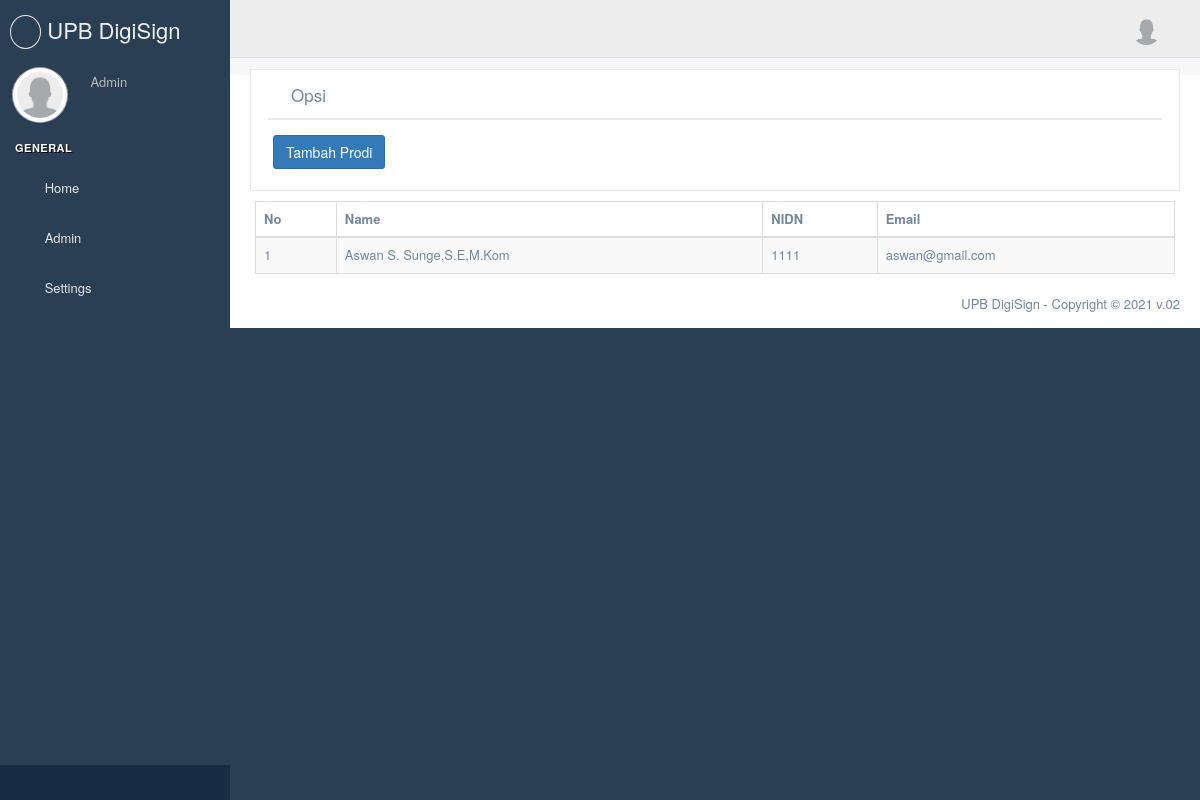
The page /admin/data_prodi (signed in) on the database its author committed.
### app/models/Users.py (models this page shows, shortened)
class User(UserMixin, db.Model):
    __tablename__ = 'users'
    id = db.Column(db.Integer, primary_key=True)
    email = db.Column(db.String(64), unique=True, index=True)
    nomor = db.Column(db.String(64), unique=True, index=True)
    name = db.Column(db.String(64), index=True)
    p_profile = db.Column(db.String(128), index=True)
    signature = db.Column(db.String(128), index=True)
    sertifikat = db.Column(db.String(128), index=True)
    key_sertifikat = db.Column(db.String(128), index=True)
    password_sertifikat = db.Column(db.String(128))
    password_hash = db.Column(db.String(128))
    role_id = db.Column(db.Integer, db.ForeignKey('roles.id'))
    confirmed = db.Column(db.Boolean, default=False)
    doc =  db.relationship('fileModel', backref='doc', lazy='dynamic')#child of doc
    skrip =  db.relationship('Skripsi', backref='skrip', lazy='dynamic')#child of doc
    @property
    def password(self):
        raise AttributeError('password is not a readable attribute')
    def can(self, perm):
        return self.role is not None and self.role.has_permission(perm)

### app/routes.py (the view)
@app.route('/admin/data_prodi')
@login_required
@check_confirmed
@permission_required(Permission.ADMIN)
def all_prodi():
    prodi = User.query.filter_by(role_id=3)
    return render_template('admin/data_prodi/index.html', data = prodi)

### app/models/Users.py (called while the page is built)
@login_manager.user_loader
def load_user(user_id):
    return User.query.get(int(user_id))

    def has_permission(self, perm):
        return self.permissions & perm == perm

### app/templates/admin/data_prodi/index.html (shortened to what this page needs)
{% extends "base_site.html" %}  {% block stylesheets %} {{ super() }} {% endblock stylesheets %} {%
block content %}
<div class="right_col" role="main">
  <div class="">
      <div class="page-title">
          <div class="col-md-12">
      </div>
      <div class="x_panel">
        <div class="x_title">
          <h2><i class="fa fa-cog"></i> Opsi</h2>
          <ul class="nav navbar-right panel_toolbox">
            <li><a class="collapse-link"><i class="fa fa-chevron-up"></i></a>
            </li>
            <li class="dropdown">
              <a href="#" class="dropdown-toggle" data-toggle="dropdown" role="button" aria-haspopup="true" aria-expanded="false"><i class="fa fa-wrench"></i></a>
            </li>
            <li><a class="close-link"><i class="fa fa-close"></i></a>
            </li>
          </ul>
          <div class="clearfix"></div>
        </div>
        <div class="x_content">
          <button type="button" class="btn btn-primary" data-toggle="modal" data-target=".bs-example-modal-lg">Tambah Prodi</button>
        </div>
      </div>
      <div class="row">
        <div class="row">
          <div class="col-sm-12">
            <div class="card-box table-responsive">
              <div id="datatable-buttons_wrapper" class="dataTables_wrapper container-fluid dt-bootstrap no-footer">
                <table id="datatable-buttons" class="table table-striped table-bordered dataTable no-footer dtr-inline"
                  style="width: 100%;" role="grid" aria-describedby="datatable-buttons_info">
                  <thead>
                    <tr role="row">
                      <th>No</th>
                      <th >Name
                      </th>
                      <th >NIDN</th>
                      <th >Email</th>
                    </tr>
                  </thead>
                  <tbody>
                    {% for i in data %}
                    <tr role="row" class="odd">
                      <td>{{loop.index}}</td>
                      <td tabindex="0" class="sorting_1">{{i.name}}</td>
                      <td>{{i.nomor}}</td>
                      <td>{{i.email}}</td>
                    </tr>
                   {% endfor %}
                  </tbody>
                </table>
                </div>
              </div>
            </div>
          </div>
        </div>
      </div>
    </div>
</div>
{% endblock content %}

### app/templates/site_template/sidebar.html (shortened to what this page needs)
<div class="left_col scroll-view">
  <div class="navbar nav_title" style="border: 0">
    <a href="" class="site_title">
      <i class="fas fa-signature"></i> <span>UPB DigiSign</span></a
    >
  </div>
  <div class="profile clearfix">
    <div class="profile_pic">
      {% if current_user.p_profile is none %}
      <img
        src="{{ url_for('static', filename='images/user.png')}}"
        alt="..."
        class="img-circle profile_img"
      />
      {% else %}
      <img
        src="{{ url_for('static', filename='uploads/photos/')}}{{ current_user.p_profile }}"
        alt="..."
        class="img-circle profile_img"
      />
      {% endif %}
    </div>
    <div class="profile_info">
      <span>{{ current_user.name }}</span>
    </div>
  </div>
  <br />
  <div id="sidebar-menu" class="main_menu_side hidden-print main_menu">
    <div class="menu_section">
      <h3>General</h3>
      <ul class="nav side-menu">
        <li>
          <a href="/dashboard"><i class="fa fa-home"></i> Home </a>
        </li>
         {% if current_user.role.name=='Administrator' %}
        <li>
          <a
            ><i class="fa fa-user"></i> Admin
            <span class="fa fa-chevron-down"></span
          ></a>
        </li>
        {% endif %}
        <li>
          <a href="#"
            ><i class="fa fa-gear"></i> Settings
            <span class="fa fa-chevron-down"></span>
          </a>
        </li>
      </ul>
    </div>
  </div>
  <div class="sidebar-footer hidden-small">
    <a data-toggle="tooltip" data-placement="top" title="Settings">
      <span class="glyphicon glyphicon-cog" aria-hidden="true"></span>
    </a>
    <a data-toggle="tooltip" data-placement="top" title="FullScreen">
      <span class="glyphicon glyphicon-fullscreen" aria-hidden="true"></span>
    </a>
    <a data-toggle="tooltip" data-placement="top" title="Lock">
      <span class="glyphicon glyphicon-eye-close" aria-hidden="true"></span>
    </a>
    <a
      data-toggle="tooltip"
      data-placement="top"
      title="Logout"
      href="{{ url_for('logout') }}"
    >
      <span class="glyphicon glyphicon-off" aria-hidden="true"></span>
    </a>
  </div>
</div>

### rows shown on the page
User: name "Admin"
User: name "Aswan S. Sunge,S.E,M.Kom", nomor "1111", email "aswan@gmail.com"
